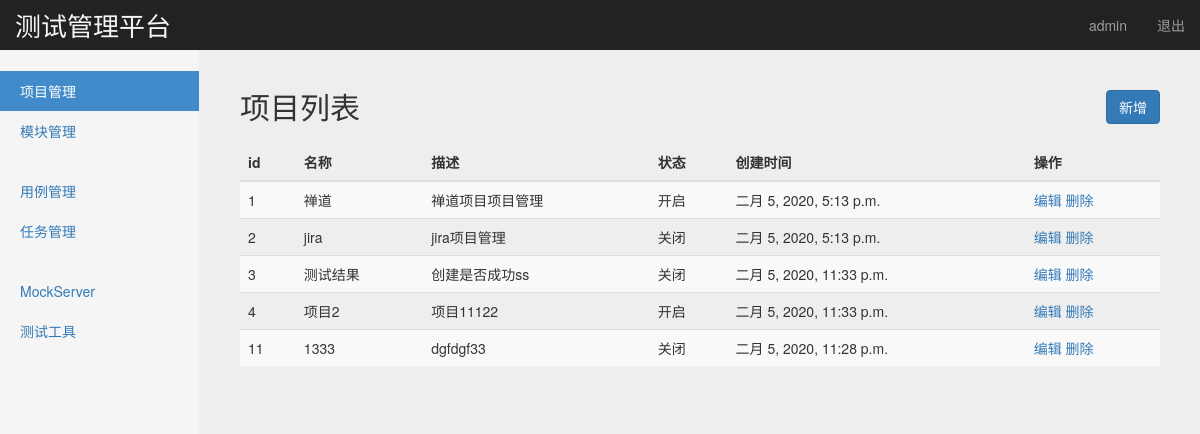
Before: /manage/project_manage/ (signed in) with the older database file.
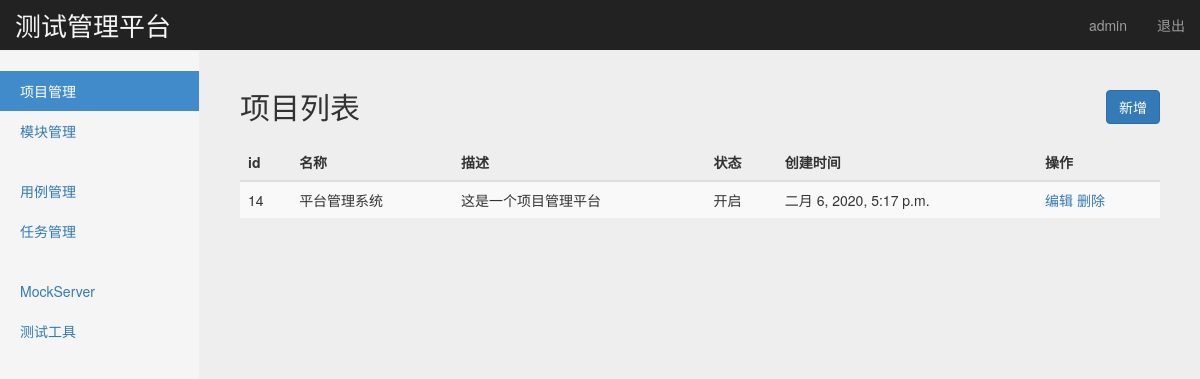
After: the same page with the newer database file.
### project_app/models.py (models this page shows, shortened)
class Project(models.Model):
    name = models.CharField('名称',max_length=100,blank=False,default='',unique=True)
    describe = models.TextField('描述',default='')
    status = models.BooleanField('状态',default=True)
    create_time = models.DateTimeField('创建时间',auto_now=True)

### project_app/views/project_views.py (the view)
# urls.py: path('project_manage/', project_views.project_manage),
@login_required  #判断用户是否登陆
def project_manage(request):
    username = request.session.get('user','') #读取浏览器session
    projects = Project.objects.all()
    return render(request,'project_manage.html',{'user':username,'projects':projects,'type':'list'})

### templates/project_manage.html (shortened to what this page needs)
{% extends "base.html" %}
{% block content %}
    <nav class="navbar navbar-inverse navbar-fixed-top">
      <div class="container-fluid">
        <div class="navbar-header">
          <a class="navbar-brand" style=" color:#f5f5f5; font-size:26px;" href="#">测试管理平台</a>
        </div>
        <div id="navbar" class="navbar-collapse collapse">
          <ul class="nav navbar-nav navbar-right">
            <li><a href="#">{{ user }}</a></li>
            <li><a href="/logout/">退出</a></li>
          </ul>
        </div>
      </div>
    </nav>
    <div class="container-fluid">
      <div class="row">
        <div class="col-sm-3 col-md-2 sidebar">
          <ul class="nav nav-sidebar">
            <li class="active"><a href="/manage/project_manage/">项目管理</a></li>
            <li><a href="/manage/module_manage/">模块管理</a></li>
          </ul>
          <ul class="nav nav-sidebar">
            <li><a href="/interface/case_manage/">用例管理</a></li>
            <li><a href="">任务管理</a></li>
          </ul>
          <ul class="nav nav-sidebar">
            <li><a href="">MockServer</a></li>
            <li><a href="">测试工具</a></li>
          </ul>
        </div>
        {% if type == 'list' %}
        <div class="col-sm-9 col-sm-offset-3 col-md-10 col-md-offset-2 main">
          <h2 class="sub-header">项目列表
            <button type="button" class="btn btn-primary" style="float: right"
            onclick="window.location.href='/manage/add_project/'">新增</button>
          </h2>
          <div class="table-responsive">
            <table class="table table-striped">
              <thead>
                <tr>
                  <th>id</th>
                  <th>名称</th>
                  <th>描述</th>
                  <th>状态</th>
                  <th>创建时间</th>
                  <th>操作</th>
                </tr>
              </thead>
              <tbody>
                {% for project in projects %}
                <tr>
                  <td>{{ project.id }}</td>
                  <td>{{ project.name }}</td>
                  <td>{{ project.describe }}</td>
                  {% if project.status == False %}
                    <td>关闭</td>
                  {% endif %}
                  {% if project.status == True %}
                    <td>开启</td>
                  {% endif %}
                  <td>{{ project.create_time}}</td>
                  <td>
                    <a href="/manage/edit_project/{{ project.id }}">编辑</a>
                    <a href="/manage/delete_project/{{ project.id }}">删除</a>
                  </td>
                </tr>
                {% endfor %}
              </tbody>
            </table>
          </div>
        </div>
        {% endif %}
      </div>
    </div>
{% endblock %}

### templates/base.html (shortened to what this page needs)
<!DOCTYPE html>
<html lang="zh-CN">
  <head>
    {% load static %}
    <link rel="stylesheet" type="text/css" href='{% static "css/bootstrap.min.css" %}' >
    <link rel="stylesheet" type="text/css" href='{% static "css/signin.css" %}' >
    <link rel="stylesheet" type="text/css" href='{% static "css/dashboard.css" %}' >
  </head>
  <body>
  {% block content %}
  {% endblock %}
  </body>
</html>

### static/css/signin.css (style rules this page uses)
body { padding-top: 40px; padding-bottom: 40px; background-color: #eee; }

### static/css/dashboard.css (style rules this page uses)
body { padding-top: 50px; }
.sub-header { padding-bottom: 10px; border-bottom: 1px solid #eee; }
.navbar-fixed-top { border: 0; }
.sidebar { display: none; }
@media (min-width: 768px) { .sidebar { position: fixed; top: 51px; bottom: 0; left: 0; z-index: 1000; display: block; padding: 20px; overflow-x: hidden; overflow-y: auto; background-color: #f5f5f5; border-right: 1px solid #eee; } }
.nav-sidebar { margin-right: -21px; margin-bottom: 20px; margin-left: -20px; }
.nav-sidebar > li > a { padding-right: 20px; padding-left: 20px; }
.nav-sidebar > .active > a, .nav-sidebar > .active > a:hover, .nav-sidebar > .active > a:focus { color: #fff; background-color: #428bca; }
.main { padding: 20px; }
@media (min-width: 768px) { .main { padding-right: 40px; padding-left: 40px; } }

Changed rows visible on the page:
removed Project: id "1", name "禅道", describe "禅道项目项目管理", status "开启", create_time "二月 5, 2020, 5:13 p.m."
removed Project: id "2", name "jira", describe "jira项目管理", status "关闭", create_time "二月 5, 2020, 5:13 p.m."
removed Project: id "3", name "测试结果", describe "创建是否成功ss", status "关闭", create_time "二月 5, 2020, 11:33 p.m."
removed Project: id "4", name "项目2", describe "项目11122", status "开启", create_time "二月 5, 2020, 11:33 p.m."
removed Project: id "11", name "1333", describe "dgfdgf33", status "关闭", create_time "二月 5, 2020, 11:28 p.m."
added Project: id "14", name "平台管理系统", describe "这是一个项目管理平台", status "开启", create_time "二月 6, 2020, 5:17 p.m."
